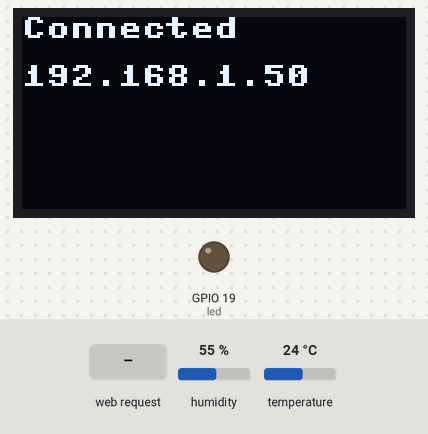
A program run on a simulated ESP32 board running MicroPython. Parts: 128×64 one-colour display, output pins drawn as LEDs (lit = HIGH). The inputs (shaded band) are chosen by the test bench; at power-on: humidity 55 %, temperature 24 °C. WiFi joins after 1.5 s; threads take turns every 2 ms; library files of the repository ran but are not shown: ssd1306.py; what the program prints to the serial console is not drawn.

Above: at 3.7 s.
3.8 s: HTTP request GET / received
Timing chart, 0 to 6.8 s (numbered marks = the images above; inputs shaded):
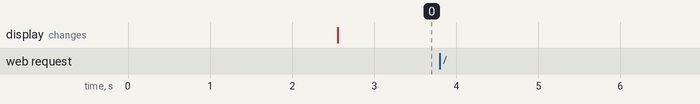

The program:

ep13.py
```python
# ep.12
# socket, _thread
from machine import Pin, SoftI2C
import network
import time
import ssd1306
import socket
import _thread
import dht

led = Pin(19, Pin.OUT)
led.off()

d = dht.DHT22(Pin(23))
t = 0
h = 0
def checkTemp():
    print('Starting check temperature and humidity...')
    global t
    global h
    while True:
        try:
            d.measure()
            time.sleep_ms(2000) # milli-second
            # time.sleep_us() # micro-second
            t = d.temperature()
            h = d.temperature()
            print('DHT22[T/H]:', t, h)
            time.sleep(5)
        except:
            pass

i2c = SoftI2C(scl=Pin(22), sda=Pin(21))
oled = ssd1306.SSD1306_I2C(128, 64, i2c)
ipAddr = ''
def wifi():
    global ipAddr
    wlan = network.WLAN(network.STA_IF)
    if not wlan.isconnected():
        print('Connecting to wifi...')
        wlan.active(True)
        wlan.connect('LaHotspot', 'Nilavath')
        time.sleep(1)
        while not wlan.isconnected():
            pass
    ipAddr, _, _, _ = wlan.ifconfig()
    oled.fill(0)
    oled.text('Connected', 0, 0)
    oled.text(f'{ipAddr}', 0, 16)
    time.sleep(1)
    oled.show()
    print('Connected to:', ipAddr)
wifi()
html_on = f'''
<!DOCTYPE html>
<html lang="en">
<head>
    <meta charset="UTF-8">
    <meta http-equiv="X-UA-Compatible" content="IE=edge">
    <meta name="viewport" content="width=device-width, initial-scale=1.0">
    <title>EP 13</title>
</head>
<body>
    <center>
    <img src="https://raw.githubusercontent.com/UncleEngineer/MicroPython-IoT/main/light-bulb-on.png" width="300">
    <form action="">
        <a href="{ipAddr}">Home</a>
        <button type="submit" name="LED" value="ON">ON</button>
        <button type="submit" name="LED" value="OFF">OFF</button>
    </form>
    </center>
</body>
</html>
'''
html_off = f'''
<!DOCTYPE html>
<html lang="en">
<head>
    <meta charset="UTF-8">
    <meta http-equiv="X-UA-Compatible" content="IE=edge">
    <meta name="viewport" content="width=device-width, initial-scale=1.0">
    <title>EP 13</title>
</head>
<body>
    <center>
    <img src="https://raw.githubusercontent.com/UncleEngineer/MicroPython-IoT/main/light-bulb-off.png" width="300">
    <form action="">
        <a href="{ipAddr}">Home</a>
        <button type="submit" name="LED" value="ON">ON</button>
        <button type="submit" name="LED" value="OFF">OFF</button>
    </form>
    </center>
</body>
</html>
'''
global led_status
led_status = 'OFF'
def runserver():
    global led_status
    s = socket.socket(socket.AF_INET, socket.SOCK_STREAM)
    host = ''
    port = 80
    s.bind((host, port))
    s.listen(5)

    led_status = 'OFF'

    while True:
        client, addr = s.accept()
        print('ESP-32 IP:', ipAddr)
        print('Connected from: ', addr)
        data = client.recv(1024).decode('utf-8')
        print([data])
        checkPC = data.split('|')[0]
        if checkPC == 'PC':
            print('Request from PC')
            text = f'{t:.1f}_{h:.1f}'
            client.send(text.encode('utf-8'))
            client.close()
        else:
            print('Request from web-app')
            try:
                check = data.split()[1].replace('/','').replace('?','')
                print('CHECK: ', check)
                if check != '':
                    led_name, led_value = check.split('=')
                    if led_value == 'ON':
                        print('Turn LED on')
                        led.on()
                        client.send(html_on)
                        client.close()
                        oled.fill(0)
                        oled.text('LED: ON', 0, 0)
                        oled.show()
                        led_status = 'ON'
                    elif led_value == 'OFF':
                        print('Turn LED off')
                        led.off()
                        client.send(html_off)
                        client.close()
                        oled.fill(0)
                        oled.text('LED: OFF', 0, 0)
                        oled.show()
                        led_status = 'OFF'
                else:
                    if led_status == 'OFF':
                        client.send(html_off)
                    else:
                        client.send(html_on)
            except:
                pass

def loop_led():
    global led_status
    for i in range(100):
        led.on()
        led_status = 'ON'
        oled.fill(0)
        oled.text('LED: ON', 0, 0)
        oled.text('Loop 10s', 0, 8)
        oled.show()
        time.sleep(10)
        led.off()
        led_status = 'OFF'
        oled.fill(0)
        oled.text('LED: OFF', 0, 0)
        oled.text('Loop 10s', 0, 8)
        oled.show()
        time.sleep(10)

_thread.start_new_thread(checkTemp, ())
_thread.start_new_thread(runserver, ())
```

Measured:
- after the input at 3.8 s, every drawn part: stays the same
